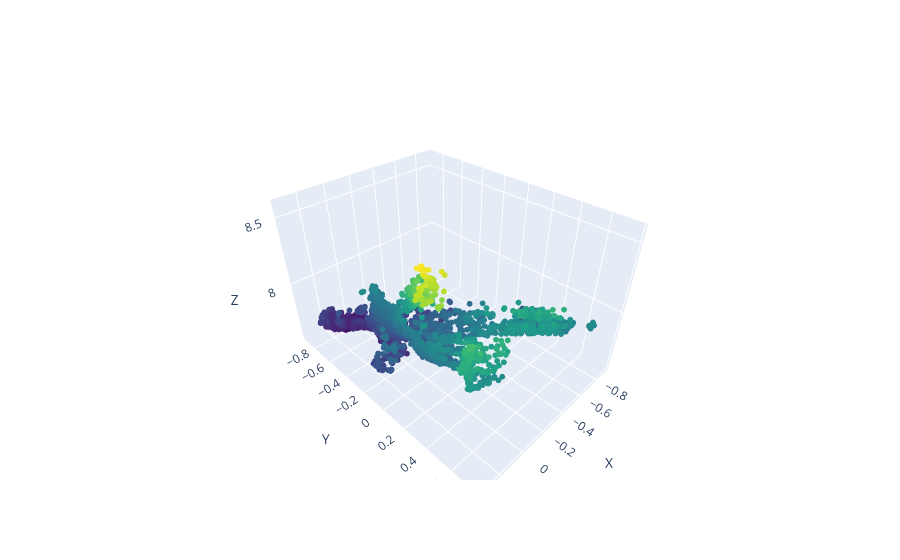

This figure's notebook cell:
### Code cell
# Visualize 3D points
import plotly.graph_objects as go

# Assuming points_3D is your array of 3D points
x = pts_cloud[0]
y = pts_cloud[1]
z = pts_cloud[2]

fig = go.Figure(data=[go.Scatter3d(x=x, y=y, z=z,
                                   mode='markers',
                                   marker=dict(size=2, color=z, colorscale='Viridis'))])

fig.update_layout(scene=dict(xaxis_title='X',
                             yaxis_title='Y',
                             zaxis_title='Z'))

fig.show()

### Figure 1 — Plotly figure (JSON) as saved in the notebook; plotly's stock layout.template omitted (floating-point values rounded to 4 significant figures; data arrays with more than 128 entries replaced by an {"elided": "..."} marker saying what was removed)
{"data": [{"marker": {"color": {"elided": "4458 float values"}, "colorscale": [[0, "#440154"], [0.1111, "#482878"], [0.2222, "#3e4989"], [0.3333, "#31688e"], [0.4444, "#26828e"], [0.5556, "#1f9e89"], [0.6667, "#35b779"], [0.7778, "#6ece58"], [0.8889, "#b5de2b"], [1, "#fde725"]], "size": 2}, "mode": "markers", "type": "scatter3d", "x": {"elided": "4458 float values"}, "y": {"elided": "4458 float values"}, "z": {"elided": "4458 float values"}}], "layout": {"scene": {"xaxis": {"title": {"text": "X"}}, "yaxis": {"title": {"text": "Y"}}, "zaxis": {"title": {"text": "Z"}}}}}
